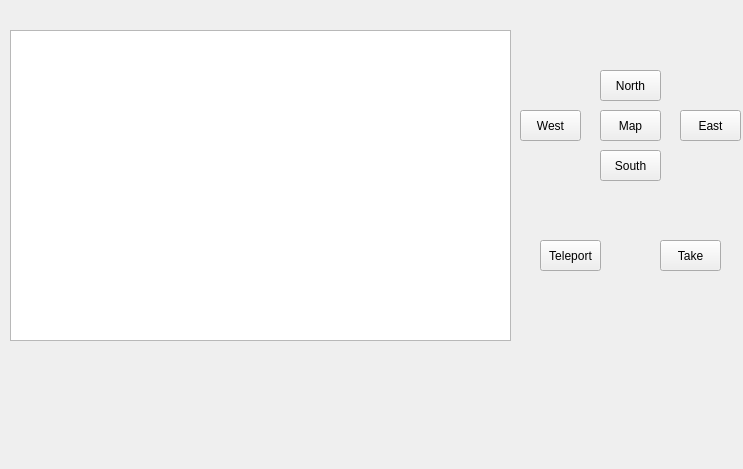
<?xml version="1.0" encoding="UTF-8"?>
<ui version="4.0">
 <class>MainWindow</class>
 <widget class="QMainWindow" name="MainWindow">
  <property name="geometry">
   <rect>
    <x>0</x>
    <y>0</y>
    <width>743</width>
    <height>469</height>
   </rect>
  </property>
  <property name="windowTitle">
   <string>MainWindow</string>
  </property>
  <widget class="QWidget" name="centralwidget">
   <widget class="QTextBrowser" name="textBrowser">
    <property name="geometry">
     <rect>
      <x>10</x>
      <y>30</y>
      <width>501</width>
      <height>311</height>
     </rect>
    </property>
   </widget>
   <widget class="QPushButton" name="pushButton">
    <property name="geometry">
     <rect>
      <x>600</x>
      <y>70</y>
      <width>61</width>
      <height>31</height>
     </rect>
    </property>
    <property name="text">
     <string>North</string>
    </property>
   </widget>
   <widget class="QPushButton" name="pushButton_2">
    <property name="geometry">
     <rect>
      <x>680</x>
      <y>110</y>
      <width>61</width>
      <height>31</height>
     </rect>
    </property>
    <property name="text">
     <string>East</string>
    </property>
   </widget>
   <widget class="QPushButton" name="pushButton_3">
    <property name="geometry">
     <rect>
      <x>600</x>
      <y>150</y>
      <width>61</width>
      <height>31</height>
     </rect>
    </property>
    <property name="text">
     <string>South</string>
    </property>
   </widget>
   <widget class="QPushButton" name="pushButton_4">
    <property name="geometry">
     <rect>
      <x>520</x>
      <y>110</y>
      <width>61</width>
      <height>31</height>
     </rect>
    </property>
    <property name="text">
     <string>West</string>
    </property>
   </widget>
   <widget class="QPushButton" name="pushButton_5">
    <property name="geometry">
     <rect>
      <x>600</x>
      <y>110</y>
      <width>61</width>
      <height>31</height>
     </rect>
    </property>
    <property name="text">
     <string>Map</string>
    </property>
   </widget>
   <widget class="QPushButton" name="pushButton_6">
    <property name="geometry">
     <rect>
      <x>660</x>
      <y>240</y>
      <width>61</width>
      <height>31</height>
     </rect>
    </property>
    <property name="text">
     <string>Take</string>
    </property>
   </widget>
   <widget class="QPushButton" name="pushButton_7">
    <property name="geometry">
     <rect>
      <x>540</x>
      <y>240</y>
      <width>61</width>
      <height>31</height>
     </rect>
    </property>
    <property name="text">
     <string>Teleport</string>
    </property>
   </widget>
  </widget>
 </widget>
 <resources/>
 <connections/>
</ui>
